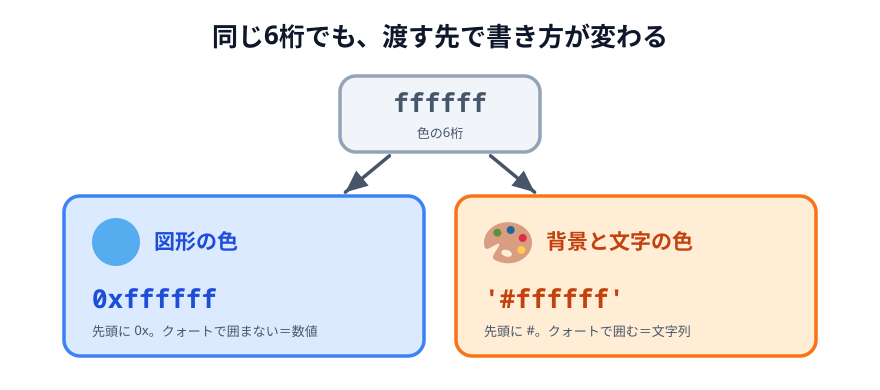

This chart was generated by the following Python code:
# 04-color-notation.svg
# スキーマ: SPLITTING（同じ6桁が、渡す先によって2つの書き方に分かれる）
# 図形には 0x 付きの数値、背景と文字には '#' 付きの文字列を渡す。

import sys
sys.path.insert(0, "/Users/seekseep/.claude/skills/genfig")
from genfig import Canvas, PALETTE

W, H = 880, 390
c = Canvas(W, H)

c.text(440, 46, "同じ6桁でも、渡す先で書き方が変わる", scale="xl")

hub = c.sticky(340, 76, 200, 76, color="gray")
c.text(hub.cx, 112, "ffffff", scale="xl",
       fill=PALETTE["gray"]["text"], font="technical")
c.text(hub.cx, 138, "色の6桁", scale="sm")

shape_box = c.sticky(64, 196, 360, 160, color="blue")
c.emoji("1f535", 92, 218, 48)
c.text(154, 249, "図形の色", scale="lg", align="left", fill=PALETTE["blue"]["text"])
c.text(92, 308, "0xffffff", scale="xl", align="left",
       fill=PALETTE["blue"]["text"], font="technical")
c.text(92, 336, "先頭に 0x。クォートで囲まない＝数値", scale="sm", align="left")

css_box = c.sticky(456, 196, 360, 160, color="orange")
c.emoji("1f3a8", 484, 218, 48)
c.text(546, 249, "背景と文字の色", scale="lg", align="left",
       fill=PALETTE["orange"]["text"])
c.text(484, 308, "'#ffffff'", scale="xl", align="left",
       fill=PALETTE["orange"]["text"], font="technical")
c.text(484, 336, "先頭に #。クォートで囲む＝文字列", scale="sm", align="left")

c.link(hub, shape_box)
c.link(hub, css_box)

c.save("04-color-notation.svg")
